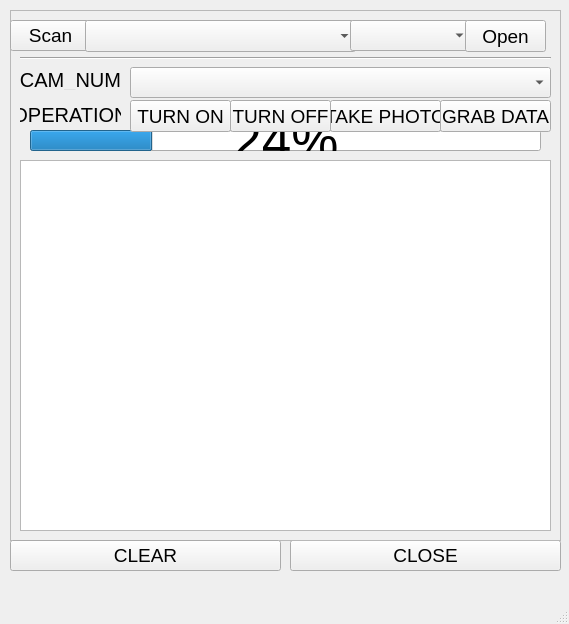
<?xml version="1.0" encoding="UTF-8"?>
<ui version="4.0">
 <class>mainWindow</class>
 <widget class="QMainWindow" name="mainWindow">
  <property name="geometry">
   <rect>
    <x>0</x>
    <y>0</y>
    <width>569</width>
    <height>624</height>
   </rect>
  </property>
  <property name="windowTitle">
   <string>MainWindow</string>
  </property>
  <widget class="QWidget" name="centralwidget">
   <widget class="QPushButton" name="close_btn">
    <property name="geometry">
     <rect>
      <x>290</x>
      <y>540</y>
      <width>271</width>
      <height>31</height>
     </rect>
    </property>
    <property name="font">
     <font>
      <pointsize>14</pointsize>
     </font>
    </property>
    <property name="text">
     <string>CLOSE</string>
    </property>
   </widget>
   <widget class="QFrame" name="frame_2">
    <property name="geometry">
     <rect>
      <x>10</x>
      <y>10</y>
      <width>551</width>
      <height>531</height>
     </rect>
    </property>
    <property name="frameShape">
     <enum>QFrame::StyledPanel</enum>
    </property>
    <property name="frameShadow">
     <enum>QFrame::Raised</enum>
    </property>
    <widget class="QPushButton" name="scan_btn">
     <property name="geometry">
      <rect>
       <x>0</x>
       <y>10</y>
       <width>81</width>
       <height>31</height>
      </rect>
     </property>
     <property name="font">
      <font>
       <pointsize>14</pointsize>
      </font>
     </property>
     <property name="text">
      <string>Scan</string>
     </property>
    </widget>
    <widget class="QComboBox" name="serial_comboBox">
     <property name="geometry">
      <rect>
       <x>75</x>
       <y>10</y>
       <width>271</width>
       <height>32</height>
      </rect>
     </property>
     <property name="font">
      <font>
       <pointsize>14</pointsize>
      </font>
     </property>
    </widget>
    <widget class="QComboBox" name="speed_comboBox">
     <property name="geometry">
      <rect>
       <x>340</x>
       <y>10</y>
       <width>121</width>
       <height>31</height>
      </rect>
     </property>
     <property name="sizePolicy">
      <sizepolicy hsizetype="Preferred" vsizetype="Fixed">
       <horstretch>0</horstretch>
       <verstretch>0</verstretch>
      </sizepolicy>
     </property>
     <property name="font">
      <font>
       <pointsize>14</pointsize>
      </font>
     </property>
    </widget>
    <widget class="QPushButton" name="open_btn">
     <property name="geometry">
      <rect>
       <x>455</x>
       <y>10</y>
       <width>81</width>
       <height>32</height>
      </rect>
     </property>
     <property name="font">
      <font>
       <pointsize>14</pointsize>
      </font>
     </property>
     <property name="text">
      <string>Open</string>
     </property>
    </widget>
    <widget class="QTextBrowser" name="log">
     <property name="geometry">
      <rect>
       <x>10</x>
       <y>150</y>
       <width>531</width>
       <height>371</height>
      </rect>
     </property>
    </widget>
    <widget class="QProgressBar" name="image_bar">
     <property name="geometry">
      <rect>
       <x>20</x>
       <y>120</y>
       <width>511</width>
       <height>21</height>
      </rect>
     </property>
     <property name="font">
      <font>
       <pointsize>40</pointsize>
      </font>
     </property>
     <property name="value">
      <number>24</number>
     </property>
    </widget>
    <widget class="QLabel" name="label_4">
     <property name="geometry">
      <rect>
       <x>10</x>
       <y>60</y>
       <width>101</width>
       <height>20</height>
      </rect>
     </property>
     <property name="font">
      <font>
       <pointsize>15</pointsize>
      </font>
     </property>
     <property name="text">
      <string>CAM_NUM</string>
     </property>
     <property name="alignment">
      <set>Qt::AlignCenter</set>
     </property>
    </widget>
    <widget class="QLabel" name="label_5">
     <property name="geometry">
      <rect>
       <x>10</x>
       <y>95</y>
       <width>101</width>
       <height>20</height>
      </rect>
     </property>
     <property name="font">
      <font>
       <pointsize>15</pointsize>
      </font>
     </property>
     <property name="text">
      <string>OPERATION</string>
     </property>
     <property name="alignment">
      <set>Qt::AlignCenter</set>
     </property>
    </widget>
    <widget class="QPushButton" name="turn_on_btn">
     <property name="geometry">
      <rect>
       <x>120</x>
       <y>90</y>
       <width>101</width>
       <height>32</height>
      </rect>
     </property>
     <property name="font">
      <font>
       <pointsize>14</pointsize>
      </font>
     </property>
     <property name="text">
      <string>TURN ON</string>
     </property>
    </widget>
    <widget class="QPushButton" name="turn_off_btn">
     <property name="geometry">
      <rect>
       <x>220</x>
       <y>90</y>
       <width>101</width>
       <height>32</height>
      </rect>
     </property>
     <property name="font">
      <font>
       <pointsize>14</pointsize>
      </font>
     </property>
     <property name="text">
      <string>TURN OFF</string>
     </property>
    </widget>
    <widget class="QPushButton" name="take_photo_btn">
     <property name="geometry">
      <rect>
       <x>320</x>
       <y>90</y>
       <width>111</width>
       <height>32</height>
      </rect>
     </property>
     <property name="font">
      <font>
       <pointsize>14</pointsize>
      </font>
     </property>
     <property name="text">
      <string>TAKE PHOTO</string>
     </property>
    </widget>
    <widget class="QPushButton" name="grab_data_btn">
     <property name="geometry">
      <rect>
       <x>430</x>
       <y>90</y>
       <width>111</width>
       <height>32</height>
      </rect>
     </property>
     <property name="font">
      <font>
       <pointsize>14</pointsize>
      </font>
     </property>
     <property name="text">
      <string>GRAB DATA</string>
     </property>
    </widget>
    <widget class="Line" name="line">
     <property name="geometry">
      <rect>
       <x>10</x>
       <y>40</y>
       <width>531</width>
       <height>16</height>
      </rect>
     </property>
     <property name="orientation">
      <enum>Qt::Horizontal</enum>
     </property>
    </widget>
    <widget class="QComboBox" name="camera_comboBox">
     <property name="geometry">
      <rect>
       <x>120</x>
       <y>57</y>
       <width>421</width>
       <height>31</height>
      </rect>
     </property>
     <property name="sizePolicy">
      <sizepolicy hsizetype="Preferred" vsizetype="Fixed">
       <horstretch>0</horstretch>
       <verstretch>0</verstretch>
      </sizepolicy>
     </property>
     <property name="font">
      <font>
       <pointsize>14</pointsize>
      </font>
     </property>
    </widget>
   </widget>
   <widget class="QPushButton" name="clear_btn">
    <property name="geometry">
     <rect>
      <x>10</x>
      <y>540</y>
      <width>271</width>
      <height>31</height>
     </rect>
    </property>
    <property name="font">
     <font>
      <pointsize>14</pointsize>
     </font>
    </property>
    <property name="text">
     <string>CLEAR</string>
    </property>
   </widget>
  </widget>
  <widget class="QMenuBar" name="menubar">
   <property name="geometry">
    <rect>
     <x>0</x>
     <y>0</y>
     <width>569</width>
     <height>24</height>
    </rect>
   </property>
  </widget>
  <widget class="QStatusBar" name="statusbar"/>
 </widget>
 <resources/>
 <connections/>
</ui>
